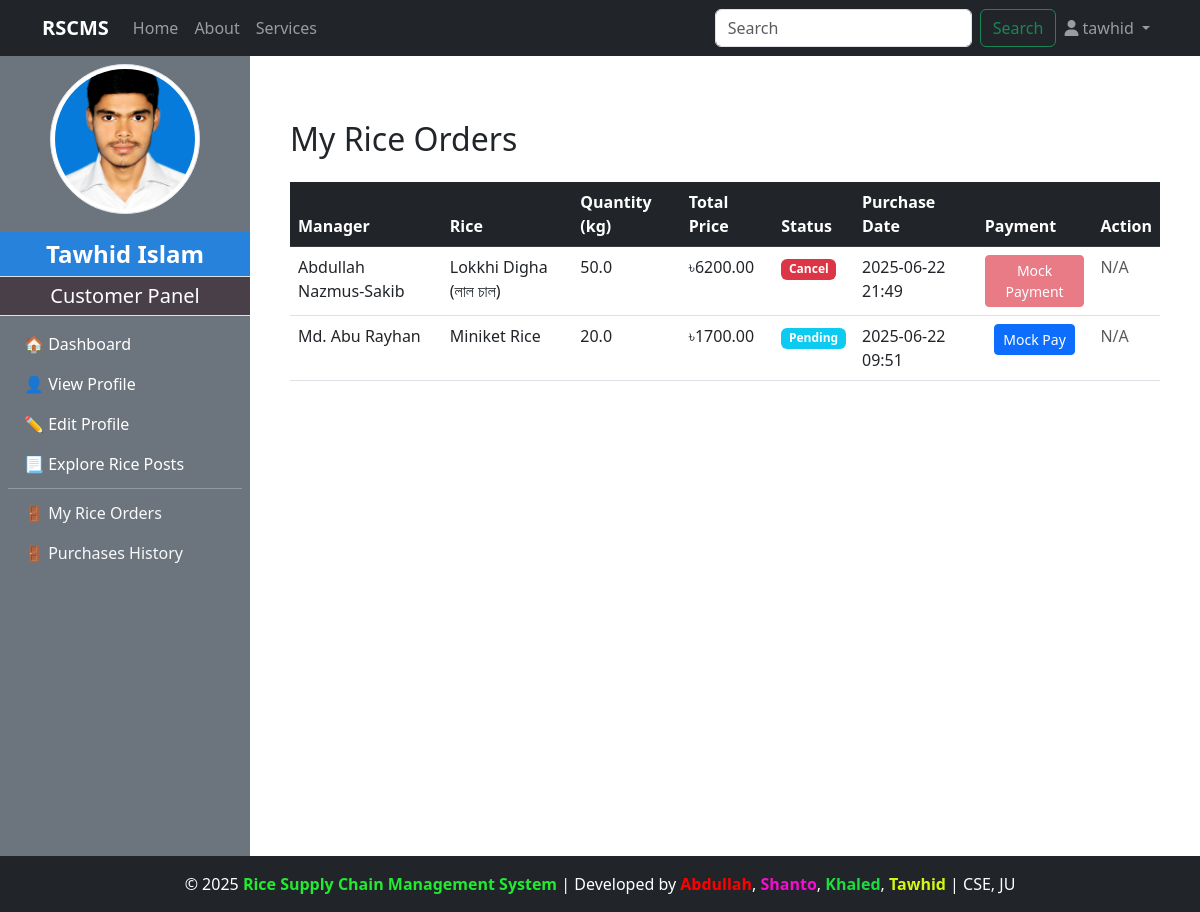
The page /customer/my_rice_orders/ (signed in) on the database its author committed.
### accounts/models.py (models this page shows, shortened)
class CustomUser(AbstractUser):
    ROLE_CHOICES = (
        ('admin', 'Admin'),
        ('manager', 'Manager'),
        ('customer', 'Customer'),
        ('dealer', 'Dealer'),
    )
    role = models.CharField(max_length=20, choices=ROLE_CHOICES, default='admin')

### customer/models.py (models this page shows, shortened)
class CustomerProfile(models.Model):
    user = models.OneToOneField(CustomUser, on_delete=models.CASCADE, limit_choices_to={'role':'customer'},related_name="customerprofile")
    full_name = models.CharField(max_length=100)
    phone_number = models.CharField(max_length=11)
    address =models.TextField()
    image = models.ImageField(upload_to="customer_profile/",blank=True,null=True)
    date_of_birth = models.DateField(blank=True,null=True)
    created_at = models.DateTimeField(auto_now_add=True,blank=True,null=True)

class Purchase_Rice(models.Model):
    STATUS_CHOICES = [
        ('Pending', 'Pending'),
        ('Accepted', 'Accepted'),
        ('Cancel', 'Cancel'),
        ('Shipping', 'Shipping'),
        ('Delivered', 'Delivered'),
        ('Successful', 'Successful'),
    ]
    customer = models.ForeignKey(CustomUser, on_delete=models.CASCADE, related_name='customer_rice_purchases')
    rice = models.ForeignKey(RicePost, on_delete=models.CASCADE, related_name='customer_rice_orders')
    quantity_purchased = models.FloatField()
    total_price = models.DecimalField(max_digits=10, decimal_places=2)
    profit_or_loss = models.DecimalField(max_digits=10, decimal_places=2, default=0)
    delivery_cost = models.DecimalField(max_digits=6, decimal_places=2, default=0)
    is_confirmed = models.BooleanField(default=False)
    payment = models.BooleanField(default=False)
    status = models.CharField(max_length=20, choices=STATUS_CHOICES, default='Pending')  # ✅ New field
    purchase_date = models.DateTimeField(auto_now_add=True)

### manager/models.py (models this page shows, shortened)
class RicePost(models.Model):
    manager = models.ForeignKey(CustomUser,on_delete=models.CASCADE, limit_choices_to={'role':'manager'},related_name="managerPost")
    rice_name = models.CharField(max_length=200, blank=True, null=True)
    quality = models.CharField(max_length=100)
    quantity_kg = models.FloatField()
    price_per_kg = models.DecimalField(max_digits=6, decimal_places=2)
    description = models.TextField()
    is_sold = models.BooleanField(default=False)
    rice_image = models.ImageField(upload_to="rice_image/",blank=True,null=True)
    created_at = models.DateTimeField(auto_now_add=True)

class ManagerProfile(models.Model):
    user = models.OneToOneField(CustomUser,on_delete=models.CASCADE,limit_choices_to={'role':'manager'},related_name="managerprofile")
    full_name = models.CharField(max_length=100)
    phone_number = models.CharField(max_length=11)
    transaction_password = models.CharField(blank=True)
    address = models.TextField()
    mill_name = models.CharField(max_length=100)
    mill_location = models.TextField()
    profile_image = models.ImageField(upload_to="manager_profile/",blank=True,null=True)
    experience_year = models.PositiveIntegerField(blank=True, null=True)
    bio = models.TextField(blank=True)
    created_at = models.DateTimeField(auto_now_add=True)

### customer/views.py (the view)
# urls.py: path('my_rice_orders/', views.my_order_page, name='my_order_page'),
@login_required
@user_passes_test(lambda u: u.role == 'customer')
def my_order_page(request):
    orders = Purchase_Rice.objects.filter(customer=request.user).order_by("-purchase_date")
    return render(request, 'customer/my_order_page.html', {'orders': orders})

### admin_panel/context_processors.py (called while the page is built)
def admin_profile(request):
    if request.user.is_authenticated:
        try:
            admin = AdminProfile.objects.get(user=request.user)
            return {'admin': admin}
        except AdminProfile.DoesNotExist:
            return {}
    return {}

### customer/context_processors.py (called while the page is built)
def customer_profile(request):
    if request.user.is_authenticated:
        try:
            customer = CustomerProfile.objects.get(user=request.user)
            return {'customer': customer}
        except CustomerProfile.DoesNotExist:
            return {}
    return {}

### manager/context_processors.py (called while the page is built)
def manager_profile(request):
    if request.user.is_authenticated:
        try:
            manager = ManagerProfile.objects.get(user=request.user)
            return {'manager': manager}
        except ManagerProfile.DoesNotExist:
            return {}
    return {}

### customer/templates/customer/my_order_page.html
{% extends "base.html" %}
{% load widget_tweaks %}
{% block content %}
<div class="container mt-5">
    <h2 class="mb-4">My Rice Orders</h2>
    {% if orders %}
        <table class="table table-hover">
            <thead class="table-dark">
                <tr>
                    <th>Manager</th>
                    <th>Rice</th>
                    <th>Quantity (kg)</th>
                    <th>Total Price</th>
                    <th>Status</th>
                    <th>Purchase Date</th>
                    <th>Payment</th>
                    <th>Action</th>
                </tr>
            </thead>
            <tbody>
                {% for order in orders %}
                {% if order.status != "Successful" %}
                    <tr>
                        <td>{{ order.rice.manager.managerprofile.full_name }}</td>
                        <td>{{ order.rice.rice_name }}</td>
                        <td>{{ order.quantity_purchased }}</td>
                        <td>৳{{ order.total_price }}</td>
                        <td>
                            {% if order.status == "Cancel" %}
                            <span class="badge bg-danger">{{ order.status }}</span>
                            {% else %}
                            <span class="badge bg-info">{{ order.status }}</span>
                            {% endif %}
                        </td>
                        <td>{{ order.purchase_date|date:"Y-m-d H:i" }}</td>
                         <td class="text-center">
                            {% if order.payment %}
                                <span class="btn btn-success">Paid</span>
                            {% elif order.status == "Cancel" %}
                                <button  class="btn btn-sm btn-danger" disabled>Mock Payment</button>
                            {% else %}
                                <a href="{% url 'mock_customer_rice_payment' order.id %}" class="btn btn-sm btn-primary">Mock Pay</a>
                            {% endif %}
                        </td>
                        <td>
                            {% if order.status == "Delivered" %}
                                {% if order.payment %}
                                <form method="post" action="{% url 'confirm_delivery' order.id %}">
                                    {% csrf_token %}
                                    <button class="btn btn-sm btn-primary">Confirm Delivery</button>
                                </form>
                                {% else %}
                                <a href="{% url 'mock_customer_rice_payment' order.id %}" class="btn btn-sm btn-warning">Make Payment</a>
                                {% endif %}
                            {% elif order.status == "Successful" %}
                                <span class="badge bg-success">Received</span>
                            {% elif order.status == "Cancel" %}
                                {% if order.payment %}
                                <button  class="btn btn-sm btn-secondary" disabled>Refunding</button>
                                {% else %}
                                <span  class="text-muted">N/A</span>
                                {% endif %}
                            {% else %}
                                <span class="text-muted">N/A</span>
                            {% endif %}
                        </td>
                    </tr>
                    {% endif %}
                {% endfor %}
            </tbody>
        </table>
    {% else %}
        <div class="alert alert-info">You haven't ordered any rice yet.</div>
    {% endif %}
</div>
{% endblock %}

### templates/navbar.html (shortened to what this page needs)
<nav class="navbar navbar-expand-lg navbar-dark bg-dark">
    <div class="container">
        <a class="navbar-brand fw-bold" href="http://127.0.0.1:8000/">RSCMS</a>
        <div class="collapse navbar-collapse" id="navbarNav">
            <ul class="navbar-nav me-auto">
                <li class="nav-item">
                    {% if request.user.is_authenticated %}
                    {% if request.user.role == "manager" %}
                    <a class="nav-link" href="{% url 'manager_dashboard' %}">Home</a>
                    {% elif request.user.role == "customer" %}
                    <a class="nav-link" href="{% url 'customer_dashboard' %}">Home</a>
                    {% elif request.user.role == "dealer" %}
                    <a class="nav-link" href="{% url 'dealer_dashboard' %}">Home</a>
                    {% elif request.user.role == "admin" %}
                    <a class="nav-link" href="{% url 'admin_dashboard' %}">Home</a>
                    {% endif %}
                    {% endif %}
                </li>
                <li class="nav-item">
                    <a class="nav-link" href="{% url 'about' %}">About</a>
                </li>
                <li class="nav-item">
                    <a class="nav-link" href="{% url 'services' %}">Services</a>
                </li>
            </ul>
           <form class="d-flex" action="{% url 'search' %}" method = "get">
                <input class="form-control me-2" type="search" placeholder="Search" aria-label="Search" name="query" id="search">
                <button class="btn btn-outline-success" type="submit">Search</button>
            </form>
            <ul class="navbar-nav">
                <li class="nav-item dropdown">
                    <a class="nav-link dropdown-toggle" href="#" id="userDropdown" role="button" data-bs-toggle="dropdown" aria-expanded="false">
                        <i class="fas fa-user"></i>
                        {% if request.user.is_authenticated %}
                        {{ request.user.username }}
                        {% else %}
                            Account
                        {% endif %}
                    </a>
                </li>
            </ul>
        </div>
    </div>
</nav>

### templates/SlideBar.html (shortened to what this page needs)
{% load static %}
{% if request.user.is_authenticated and request.user.role == "customer" %}
<div class="bg-secondary text-white d-flex flex-column" style="min-width: 250px; height: 100vh;" >
<div class="text-center my-2">
    {% if customer and customer.image %}
        <img src="{{ customer.image.url }}" class="rounded-circle img-thumbnail" style="width: 150px; height: 150px; object-fit: cover; margin-bottom: 10px;" alt="Profile Image">
    {% else %}
        <img src="{% static 'images/default_profile.png' %}" class="rounded-circle img-thumbnail" style="width: 150px; height: 150px; object-fit: cover; margin-bottom: 10px;" alt="Default Profile Image">
    {% endif %}
</div>
    <div class="sidebar-user-name p-1 fs-4 border-bottom">{{customer.full_name}}</div>
    <div class="sidebar-header p-1 fs-5 border-bottom">Customer Panel</div>
    <nav class="nav flex-column p-2">
        <a class="nav-link text-white {% if request.resolver_match.url_name == 'customer_dashboard' %}active{% endif %}" href="{% url 'customer_dashboard' %}">🏠 Dashboard</a>
        <a class="nav-link text-white {% if request.resolver_match.url_name == 'customer_profile' %}active{% endif %}" href="{% url 'customer_profile' %}">👤 View Profile</a>
        <a class="nav-link text-white {% if request.resolver_match.url_name == 'update_customer_profile' %}active{% endif %}" href="{% url "update_customer_profile" %}">✏️ Edit Profile</a>
        <a class="nav-link text-white {% if request.resolver_match.url_name == 'explore_all_rice_post' %}active{% endif %}" href="{% url "explore_all_rice_post" %}">📃 Explore Rice Posts</a>
        <hr class="my-1">
        <a class="nav-link text-light {% if request.resolver_match.url_name == 'my_order_page' %}active{% endif %}" href="{% url 'my_order_page' %}">🚪 My Rice Orders</a>
        <a class="nav-link text-light {% if request.resolver_match.url_name == 'rice_purchases_history' %}active{% endif %}" href="{% url 'rice_purchases_history' %}">🚪 Purchases History</a>
    </nav>
</div>
{% endif %}

### static/manager/css/dashboard.css (style rules this page uses)
body { display: flex; min-height: 100vh; margin: 0; }
.sidebar-header { font-size: 1.5rem; padding: 10px; background-color: #493f49; text-align: center; }
.sidebar-user-name { font-size: 1.2rem; padding: 10px; background-color: #2782dc; text-align: center; font-weight: bold; }

### rows shown on the page
CustomUser: user.username "tawhid"
CustomerProfile: image (picture), full_name "Tawhid Islam"
Purchase_Rice: rice.manager.managerprofile.full_name "Abdullah Nazmus-Sakib", rice.rice_name "Lokkhi Digha (লাল চাল)", quantity_purchased "50.0", total_price "6200.00", status "Cancel", purchase_date "2025-06-22 21:49", payment "Mock Payment"
Purchase_Rice: rice.manager.managerprofile.full_name "Md. Abu Rayhan", rice.rice_name "Miniket Rice", quantity_purchased "20.0", total_price "1700.00", status "Pending", purchase_date "2025-06-22 09:51", payment "Mock Pay", shows "N/A"
